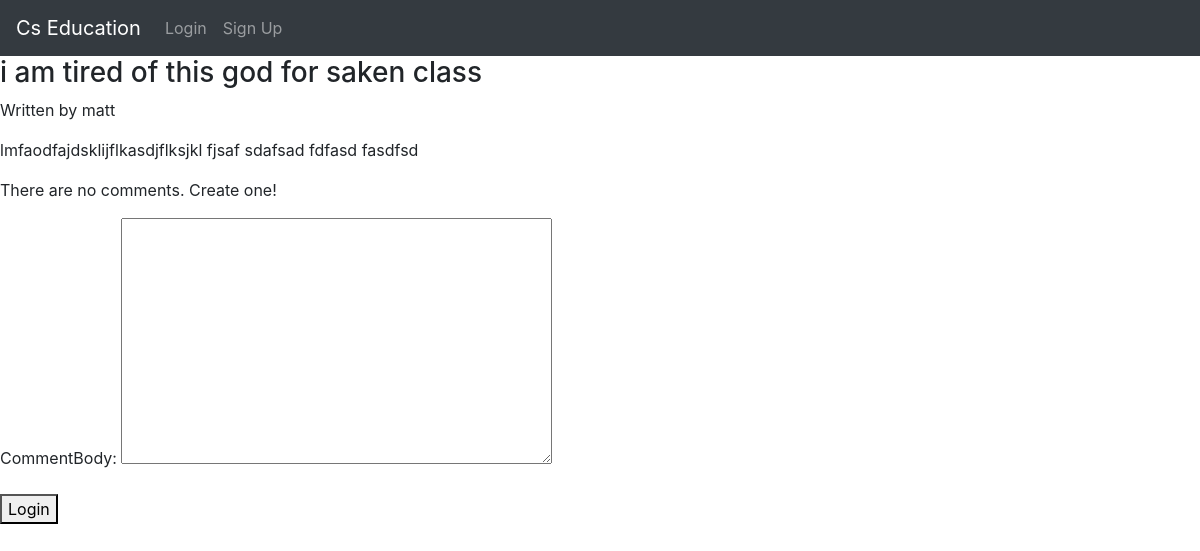
The app's page /posts/6/, older data.
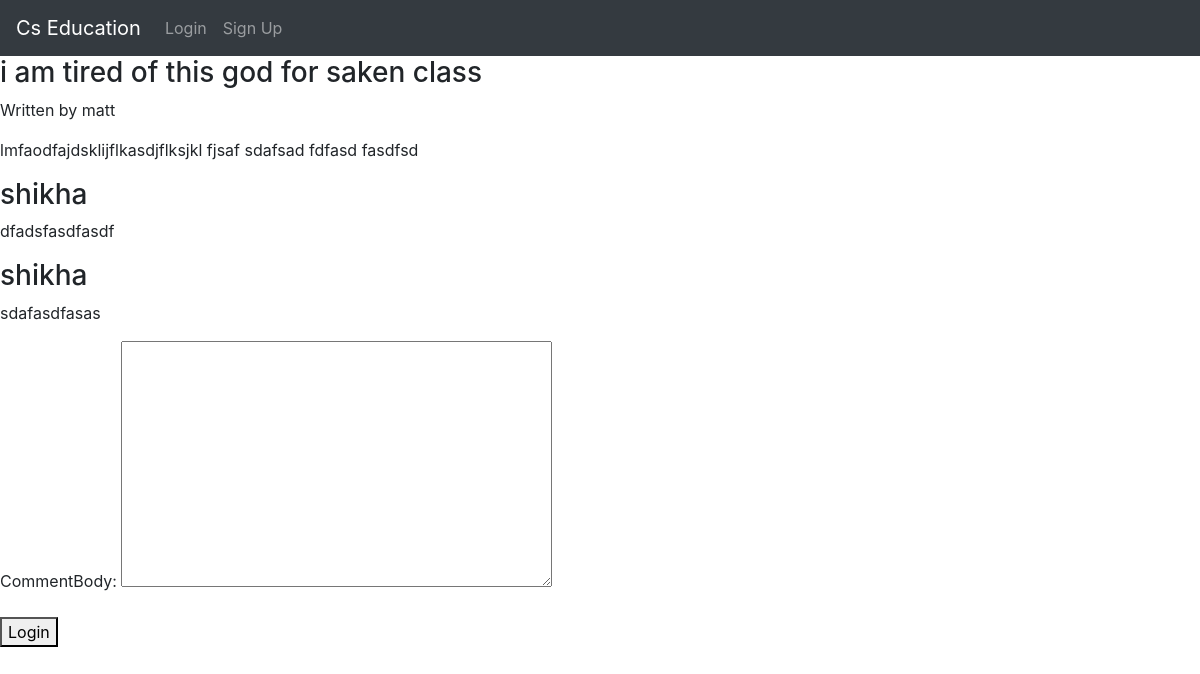
The same page, newer data.
### lms/models.py (models this page shows)
class PostComment(models.Model):
    commentBody = models.TextField()
    created_date = models.DateTimeField(auto_now_add=True)
    updated_date = models.DateTimeField(auto_now=True)
    author = models.ForeignKey(Profile, on_delete=models.CASCADE)
    post = models.ForeignKey(Post, related_name="comments", on_delete=models.CASCADE)

class Profile(AbstractUser):
    pass

### lms/views.py (the view)
# urls.py: path("posts/<int:post_id>/", views.view_post, name="view_post"),
def view_post(request, post_id):
    post = Post.objects.get(id=post_id)
    comments = PostComment.objects.filter(post=post_id)
    createPostCommentForm = CreatePostCommentForm()
    context = {
        "post": post,
        "comments": comments,
        "form": createPostCommentForm
    }
    return render(request, "pages/posts/view_post.html", context)

### lms/forms.py
class CreatePostCommentForm(forms.ModelForm):
    class Meta:
        model = PostComment
        fields = ['commentBody']

### templates/pages/posts/view_post.html (shortened to what this page needs)
{% extends 'base.html' %}
{% block content %}
<section class="discussion-post">
    <section class="post-header">
        <h3>{{post.title}}</h3>
        <p>Written by {{post.author.username}}</p>
    </section>
    <section class="post-body">
        {{post.postBody |safe}}
    </section>
</section>
{% if comments %}
<section class="comments">
    {% for comment in comments %}
    <section class="comment">
        <section class="comment-header">
            <h3>{{comment.author}}</h3>
        </section>
        <section class="comment-body">
            <p>{{comment.commentBody}}</p>
        </section>
    </section>
    {% endfor %}
</section>
{% else %}
<p>There are no comments. Create one!</p>
{% endif %}
<form class="form" action="{% url 'create_post_comment' post_id=post.id %}" method="post">
    {{ form.as_p }}
    <button type="submit">Login</button>
</form>
{% endblock content %}

Row changes from the older to the newer data that the page shows:
added PostComment: author "shikha", commentBody "dfadsfasdfasdf"
added PostComment: author "shikha", commentBody "sdafasdfasas"
Text that changed along with them:
text no longer shown: "There are no comments. Create one!"
